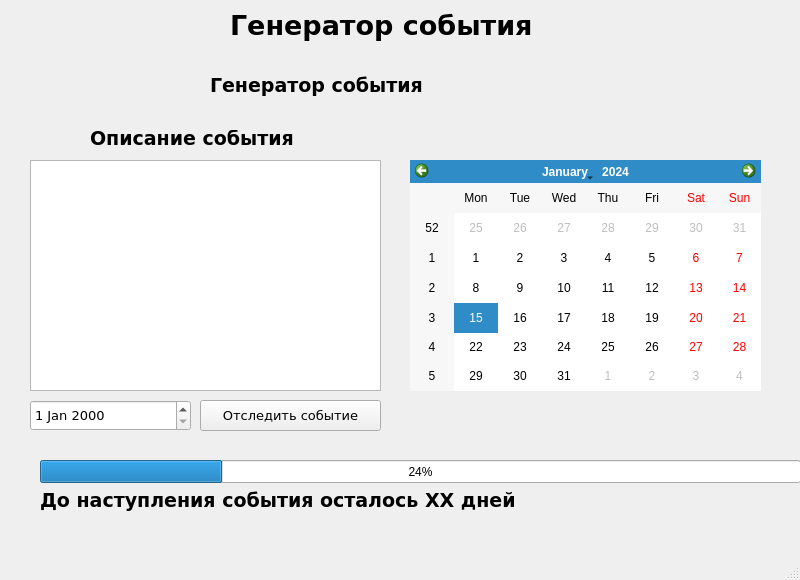
<?xml version="1.0" encoding="UTF-8"?>
<ui version="4.0">
 <class>MainWindow</class>
 <widget class="QMainWindow" name="MainWindow">
  <property name="geometry">
   <rect>
    <x>0</x>
    <y>0</y>
    <width>800</width>
    <height>580</height>
   </rect>
  </property>
  <property name="windowTitle">
   <string>MainWindow</string>
  </property>
  <widget class="QWidget" name="centralwidget">
   <widget class="QCalendarWidget" name="calendarWidget">
    <property name="geometry">
     <rect>
      <x>410</x>
      <y>160</y>
      <width>351</width>
      <height>231</height>
     </rect>
    </property>
   </widget>
   <widget class="QProgressBar" name="progressBar">
    <property name="geometry">
     <rect>
      <x>40</x>
      <y>460</y>
      <width>761</width>
      <height>23</height>
     </rect>
    </property>
    <property name="value">
     <number>24</number>
    </property>
   </widget>
   <widget class="QPlainTextEdit" name="plainTextEdit">
    <property name="geometry">
     <rect>
      <x>30</x>
      <y>160</y>
      <width>351</width>
      <height>231</height>
     </rect>
    </property>
   </widget>
   <widget class="QLabel" name="label">
    <property name="geometry">
     <rect>
      <x>90</x>
      <y>130</y>
      <width>211</width>
      <height>16</height>
     </rect>
    </property>
    <property name="font">
     <font>
      <family>Verdana</family>
      <pointsize>14</pointsize>
      <weight>75</weight>
      <bold>true</bold>
     </font>
    </property>
    <property name="text">
     <string>Описание события</string>
    </property>
   </widget>
   <widget class="QLabel" name="label_2">
    <property name="geometry">
     <rect>
      <x>230</x>
      <y>10</y>
      <width>301</width>
      <height>31</height>
     </rect>
    </property>
    <property name="font">
     <font>
      <family>Verdana</family>
      <pointsize>20</pointsize>
      <weight>75</weight>
      <italic>false</italic>
      <bold>true</bold>
     </font>
    </property>
    <property name="text">
     <string>Генератор события</string>
    </property>
   </widget>
   <widget class="QPushButton" name="pushButton">
    <property name="geometry">
     <rect>
      <x>200</x>
      <y>400</y>
      <width>181</width>
      <height>31</height>
     </rect>
    </property>
    <property name="font">
     <font>
      <family>Verdana</family>
      <pointsize>10</pointsize>
      <weight>50</weight>
      <bold>false</bold>
     </font>
    </property>
    <property name="text">
     <string>Отследить событие</string>
    </property>
   </widget>
   <widget class="QDateEdit" name="dateEdit">
    <property name="geometry">
     <rect>
      <x>30</x>
      <y>400</y>
      <width>161</width>
      <height>31</height>
     </rect>
    </property>
    <property name="font">
     <font>
      <family>Verdana</family>
      <pointsize>10</pointsize>
     </font>
    </property>
   </widget>
   <widget class="QLabel" name="label_3">
    <property name="geometry">
     <rect>
      <x>40</x>
      <y>490</y>
      <width>721</width>
      <height>21</height>
     </rect>
    </property>
    <property name="font">
     <font>
      <family>Verdana</family>
      <pointsize>14</pointsize>
      <weight>75</weight>
      <bold>true</bold>
     </font>
    </property>
    <property name="text">
     <string>До наступления события осталось XX дней</string>
    </property>
   </widget>
   <widget class="QLabel" name="label_4">
    <property name="geometry">
     <rect>
      <x>210</x>
      <y>70</y>
      <width>461</width>
      <height>31</height>
     </rect>
    </property>
    <property name="font">
     <font>
      <family>Verdana</family>
      <pointsize>14</pointsize>
      <weight>75</weight>
      <italic>false</italic>
      <bold>true</bold>
     </font>
    </property>
    <property name="text">
     <string>Генератор события</string>
    </property>
   </widget>
  </widget>
  <widget class="QMenuBar" name="menubar">
   <property name="geometry">
    <rect>
     <x>0</x>
     <y>0</y>
     <width>800</width>
     <height>21</height>
    </rect>
   </property>
  </widget>
  <widget class="QStatusBar" name="statusbar"/>
 </widget>
 <resources/>
 <connections/>
</ui>
